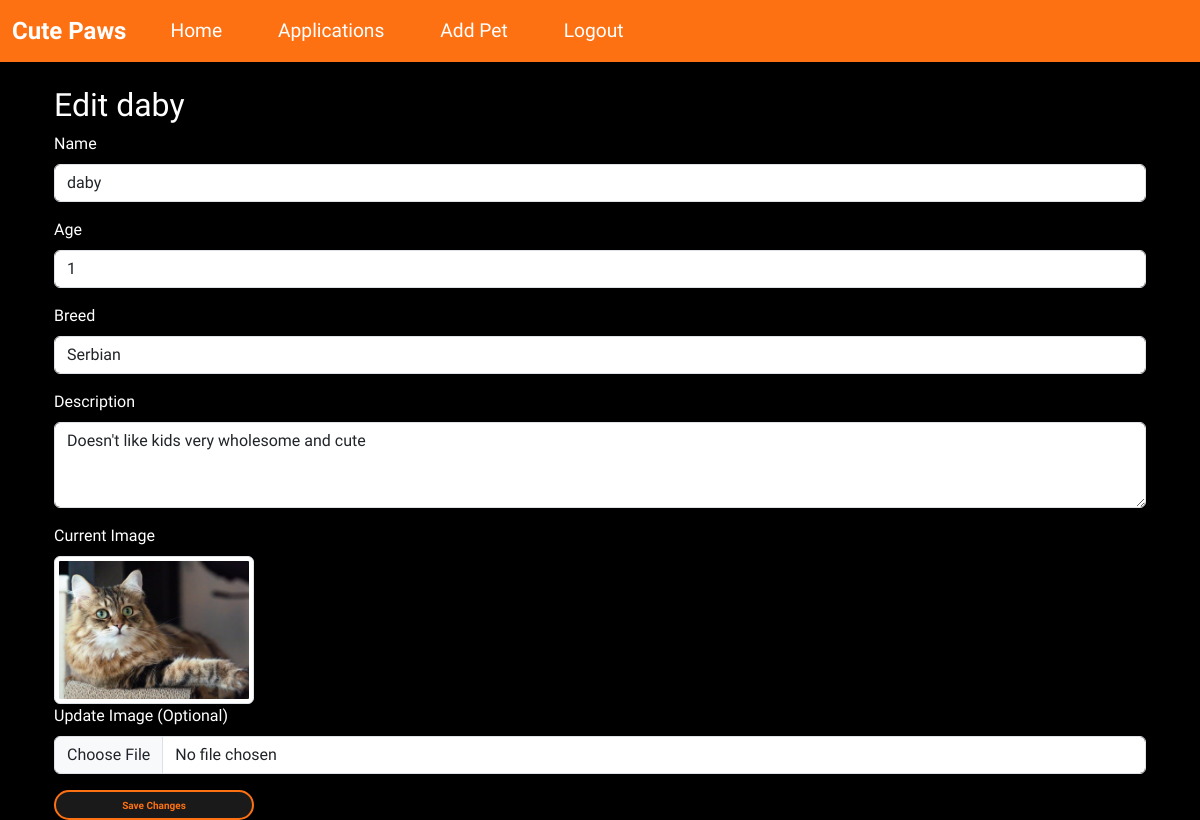
Before: /edit_pet/4 (signed in) with the older database file.
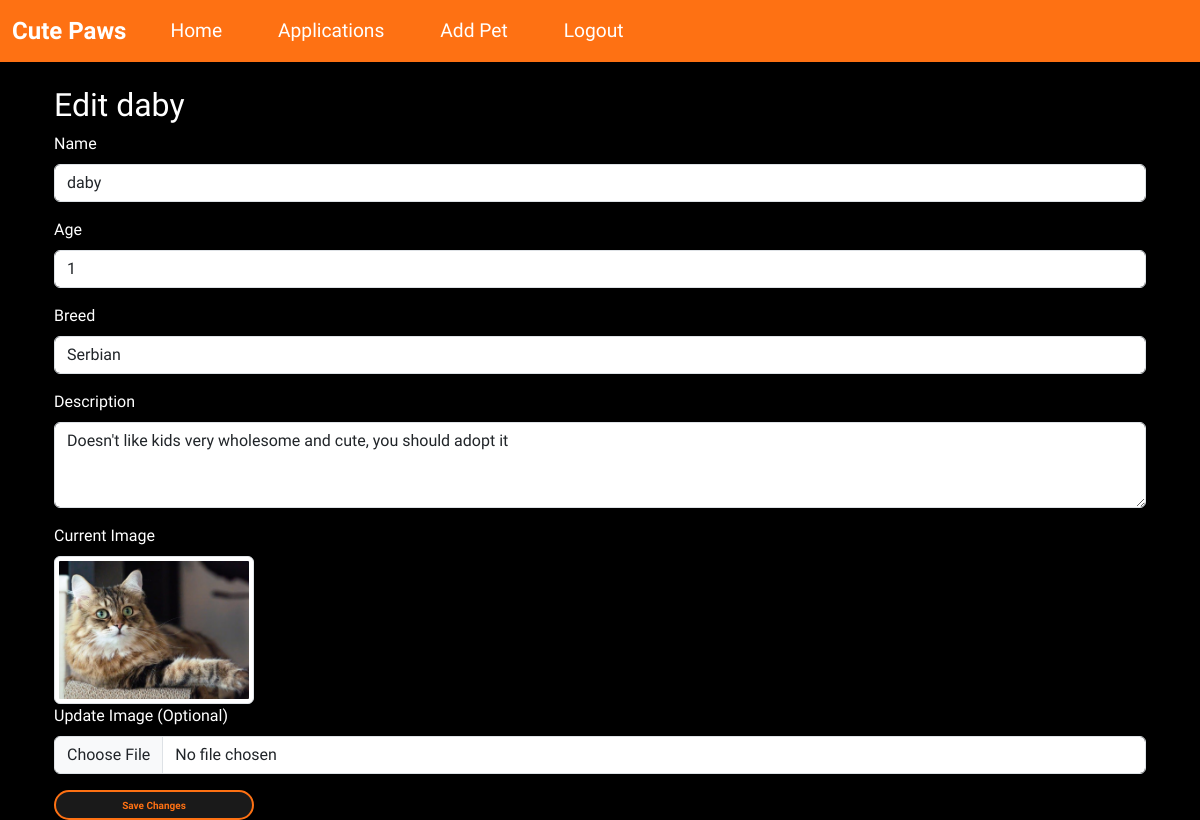
After: the same page with the newer database file.
### wepsite/models.py (models this page shows)
class Pet(db.Model):
    id             = db.Column(db.Integer, primary_key=True)
    name           = db.Column(db.String(100))
    age            = db.Column(db.Integer)
    breed          = db.Column(db.String(100))
    description    = db.Column(db.Text)
    city           = db.Column(db.String(100))  # Changed from location to city
    image_filename = db.Column(db.String(200))
    is_adopted     = db.Column(db.Boolean, default=False)
    adoption_date = db.Column(db.DateTime)
    posted_by      = db.Column(db.Integer, db.ForeignKey('user.id'))

### wepsite/views.py (the view, shortened to what this page needs)
@views.route('/edit_pet/<int:pet_id>', methods=['GET', 'POST'])
@login_required
def edit_pet(pet_id):
    if not current_user.is_admin:
        abort(403)  # Only admins can edit
    pet = Pet.query.get_or_404(pet_id)
    return render_template('edit_pet.html', pet=pet)

### wepsite/templates/edit_pet.html
{% extends "base.html" %}
{% block content %}
<div class="container mt-4">
  <h2>Edit {{ pet.name }}</h2>
  <form method="POST" enctype="multipart/form-data">
    <div class="mb-3">
      <label class="form-label">Name</label>
      <input type="text" class="form-control" name="name" value="{{ pet.name }}" required>
    </div>
    <div class="mb-3">
      <label class="form-label">Age</label>
      <input type="text" class="form-control" name="age" value="{{ pet.age }}" required>
    </div>
    <div class="mb-3">
      <label class="form-label">Breed</label>
      <input type="text" class="form-control" name="breed" value="{{ pet.breed }}" required>
    </div>
    <div class="mb-3">
      <label class="form-label">Description</label>
      <textarea class="form-control" name="description" rows="3" required>{{ pet.description }}</textarea>
    </div>
    <div class="mb-3">
      <label class="form-label">Current Image</label>
      <div>
        <img src="{{ url_for('static', filename='uploads/' + pet.image_filename) }}" class="img-thumbnail" alt="{{ pet.name }}" style="max-width: 200px;">
      </div>
    <div class="mb-3">
      <label class="form-label">Update Image (Optional)</label>
      <input type="file" class="form-control" name="image">
    </div>
    <button type="submit" class="btn btn-primary">Save Changes</button>
  </form>
</div>
{% endblock %}

Changed rows visible on the page:
changed Pet "daby": description "Doesn't like kids very wholesome and cute" → "Doesn't like kids very wholesome and cute, you should adopt it"
